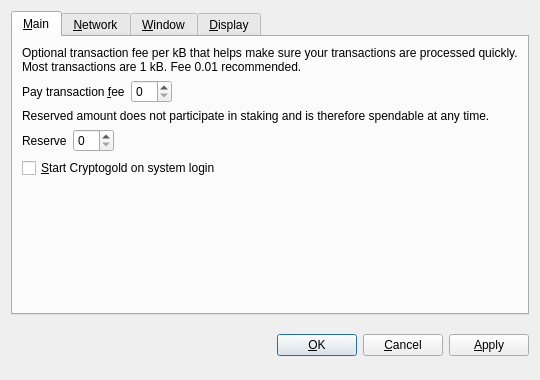
<?xml version="1.0" encoding="UTF-8"?>
<ui version="4.0">
 <class>OptionsDialog</class>
 <widget class="QDialog" name="OptionsDialog">
  <property name="geometry">
   <rect>
    <x>0</x>
    <y>0</y>
    <width>540</width>
    <height>380</height>
   </rect>
  </property>
  <property name="windowTitle">
   <string>Options</string>
  </property>
  <property name="modal">
   <bool>true</bool>
  </property>
  <layout class="QVBoxLayout" name="verticalLayout">
   <item>
    <widget class="QTabWidget" name="tabWidget">
     <property name="tabPosition">
      <enum>QTabWidget::North</enum>
     </property>
     <property name="currentIndex">
      <number>0</number>
     </property>
     <widget class="QWidget" name="tabMain">
      <attribute name="title">
       <string>&amp;Main</string>
      </attribute>
      <layout class="QVBoxLayout" name="verticalLayout_Main">
       <item>
        <widget class="QLabel" name="transactionFeeInfoLabel">
         <property name="text">
          <string>Optional transaction fee per kB that helps make sure your transactions are processed quickly. Most transactions are 1 kB. Fee 0.01 recommended.</string>
         </property>
         <property name="textFormat">
          <enum>Qt::PlainText</enum>
         </property>
         <property name="wordWrap">
          <bool>true</bool>
         </property>
        </widget>
       </item>
       <item>
        <layout class="QHBoxLayout" name="horizontalLayoutFee">
         <item>
          <widget class="QLabel" name="transactionFeeLabel">
           <property name="text">
            <string>Pay transaction &amp;fee</string>
           </property>
           <property name="textFormat">
            <enum>Qt::PlainText</enum>
           </property>
           <property name="buddy">
            <cstring>transactionFee</cstring>
           </property>
          </widget>
         </item>
         <item>
          <widget class="BitcoinAmountField" name="transactionFee"/>
         </item>
         <item>
          <spacer name="horizontalSpacerFee">
           <property name="orientation">
            <enum>Qt::Horizontal</enum>
           </property>
           <property name="sizeHint" stdset="0">
            <size>
             <width>40</width>
             <height>20</height>
            </size>
           </property>
          </spacer>
         </item>
        </layout>
       </item>
       <item>
        <widget class="QLabel" name="reserveBalanceInfoLabel">
         <property name="text">
          <string>Reserved amount does not participate in staking and is therefore spendable at any time.</string>
         </property>
         <property name="textFormat">
          <enum>Qt::PlainText</enum>
         </property>
         <property name="wordWrap">
          <bool>true</bool>
         </property>
        </widget>
       </item>
       <item>
        <layout class="QHBoxLayout" name="horizontalLayoutReserveBalance">
         <item>
          <widget class="QLabel" name="reserveBalanceLabel">
           <property name="text">
            <string>Reserve</string>
           </property>
           <property name="textFormat">
            <enum>Qt::PlainText</enum>
           </property>
           <property name="buddy">
            <cstring>reserveBalance</cstring>
           </property>
          </widget>
         </item>
         <item>
          <widget class="BitcoinAmountField" name="reserveBalance"/>
         </item>
         <item>
          <spacer name="horizontalSpacerReserveBalance">
           <property name="orientation">
            <enum>Qt::Horizontal</enum>
           </property>
           <property name="sizeHint" stdset="0">
            <size>
             <width>40</width>
             <height>20</height>
            </size>
           </property>
          </spacer>
         </item>
        </layout>
       </item>
       <item>
        <widget class="QCheckBox" name="bitcoinAtStartup">
         <property name="toolTip">
          <string>Automatically start Cryptogold after logging in to the system.</string>
         </property>
         <property name="text">
          <string>&amp;Start Cryptogold on system login</string>
         </property>
        </widget>
       </item>
       <item>
        <spacer name="verticalSpacer_Main">
         <property name="orientation">
          <enum>Qt::Vertical</enum>
         </property>
         <property name="sizeHint" stdset="0">
          <size>
           <width>20</width>
           <height>40</height>
          </size>
         </property>
        </spacer>
       </item>
      </layout>
     </widget>
     <widget class="QWidget" name="tabNetwork">
      <attribute name="title">
       <string>&amp;Network</string>
      </attribute>
      <layout class="QVBoxLayout" name="verticalLayout_Network">
       <item>
        <widget class="QCheckBox" name="mapPortUpnp">
         <property name="toolTip">
          <string>Automatically open the Cryptogold client port on the router. This only works when your router supports UPnP and it is enabled.</string>
         </property>
         <property name="text">
          <string>Map port using &amp;UPnP</string>
         </property>
        </widget>
       </item>
       <item>
        <widget class="QCheckBox" name="connectSocks">
         <property name="toolTip">
          <string>Connect to the Cryptogold network through a SOCKS proxy (e.g. when connecting through Tor).</string>
         </property>
         <property name="text">
          <string>&amp;Connect through SOCKS proxy:</string>
         </property>
        </widget>
       </item>
       <item>
        <layout class="QHBoxLayout" name="horizontalLayout_Network">
         <item>
          <widget class="QLabel" name="proxyIpLabel">
           <property name="text">
            <string>Proxy &amp;IP:</string>
           </property>
           <property name="textFormat">
            <enum>Qt::PlainText</enum>
           </property>
           <property name="buddy">
            <cstring>proxyIp</cstring>
           </property>
          </widget>
         </item>
         <item>
          <widget class="QValidatedLineEdit" name="proxyIp">
           <property name="maximumSize">
            <size>
             <width>140</width>
             <height>16777215</height>
            </size>
           </property>
           <property name="toolTip">
            <string>IP address of the proxy (e.g. 127.0.0.1)</string>
           </property>
          </widget>
         </item>
         <item>
          <widget class="QLabel" name="proxyPortLabel">
           <property name="text">
            <string>&amp;Port:</string>
           </property>
           <property name="textFormat">
            <enum>Qt::PlainText</enum>
           </property>
           <property name="buddy">
            <cstring>proxyPort</cstring>
           </property>
          </widget>
         </item>
         <item>
          <widget class="QLineEdit" name="proxyPort">
           <property name="maximumSize">
            <size>
             <width>55</width>
             <height>16777215</height>
            </size>
           </property>
           <property name="toolTip">
            <string>Port of the proxy (e.g. 9050)</string>
           </property>
          </widget>
         </item>
         <item>
          <widget class="QLabel" name="socksVersionLabel">
           <property name="text">
            <string>SOCKS &amp;Version:</string>
           </property>
           <property name="textFormat">
            <enum>Qt::PlainText</enum>
           </property>
           <property name="buddy">
            <cstring>socksVersion</cstring>
           </property>
          </widget>
         </item>
         <item>
          <widget class="QValueComboBox" name="socksVersion">
           <property name="toolTip">
            <string>SOCKS version of the proxy (e.g. 5)</string>
           </property>
          </widget>
         </item>
         <item>
          <spacer name="horizontalSpacer_Network">
           <property name="orientation">
            <enum>Qt::Horizontal</enum>
           </property>
           <property name="sizeHint" stdset="0">
            <size>
             <width>40</width>
             <height>20</height>
            </size>
           </property>
          </spacer>
         </item>
        </layout>
       </item>
       <item>
        <spacer name="verticalSpacer_Network">
         <property name="orientation">
          <enum>Qt::Vertical</enum>
         </property>
         <property name="sizeHint" stdset="0">
          <size>
           <width>20</width>
           <height>40</height>
          </size>
         </property>
        </spacer>
       </item>
      </layout>
     </widget>
     <widget class="QWidget" name="tabWindow">
      <attribute name="title">
       <string>&amp;Window</string>
      </attribute>
      <layout class="QVBoxLayout" name="verticalLayout_Window">
       <item>
        <widget class="QCheckBox" name="minimizeToTray">
         <property name="toolTip">
          <string>Show only a tray icon after minimizing the window.</string>
         </property>
         <property name="text">
          <string>&amp;Minimize to the tray instead of the taskbar</string>
         </property>
        </widget>
       </item>
       <item>
        <widget class="QCheckBox" name="minimizeOnClose">
         <property name="toolTip">
          <string>Minimize instead of exit the application when the window is closed. When this option is enabled, the application will be closed only after selecting Quit in the menu.</string>
         </property>
         <property name="text">
          <string>M&amp;inimize on close</string>
         </property>
        </widget>
       </item>
       <item>
        <spacer name="verticalSpacer_Window">
         <property name="orientation">
          <enum>Qt::Vertical</enum>
         </property>
         <property name="sizeHint" stdset="0">
          <size>
           <width>20</width>
           <height>40</height>
          </size>
         </property>
        </spacer>
       </item>
      </layout>
     </widget>
     <widget class="QWidget" name="tabDisplay">
      <attribute name="title">
       <string>&amp;Display</string>
      </attribute>
      <layout class="QVBoxLayout" name="verticalLayout_Display">
       <item>
        <layout class="QHBoxLayout" name="horizontalLayout_1_Display">
         <item>
          <widget class="QLabel" name="langLabel">
           <property name="text">
            <string>User Interface &amp;language:</string>
           </property>
           <property name="textFormat">
            <enum>Qt::PlainText</enum>
           </property>
           <property name="buddy">
            <cstring>lang</cstring>
           </property>
          </widget>
         </item>
         <item>
          <widget class="QValueComboBox" name="lang">
           <property name="toolTip">
            <string>The user interface language can be set here. This setting will take effect after restarting Cryptogold.</string>
           </property>
          </widget>
         </item>
        </layout>
       </item>
       <item>
        <layout class="QHBoxLayout" name="horizontalLayout_2_Display">
         <item>
          <widget class="QLabel" name="unitLabel">
           <property name="text">
            <string>&amp;Unit to show amounts in:</string>
           </property>
           <property name="textFormat">
            <enum>Qt::PlainText</enum>
           </property>
           <property name="buddy">
            <cstring>unit</cstring>
           </property>
          </widget>
         </item>
         <item>
          <widget class="QValueComboBox" name="unit">
           <property name="toolTip">
            <string>Choose the default subdivision unit to show in the interface and when sending coins.</string>
           </property>
          </widget>
         </item>
        </layout>
       </item>
       <item>
        <widget class="QCheckBox" name="displayAddresses">
         <property name="toolTip">
          <string>Whether to show Cryptogold addresses in the transaction list or not.</string>
         </property>
         <property name="text">
          <string>&amp;Display addresses in transaction list</string>
         </property>
        </widget>
       </item>
       <item>
        <widget class="QCheckBox" name="coinControlFeatures">
         <property name="toolTip">
          <string>Whether to show coin control features or not.</string>
         </property>
         <property name="text">
          <string>Display coin &amp;control features (experts only!)</string>
         </property>
        </widget>
       </item>
       <item>
        <spacer name="verticalSpacer_Display">
         <property name="orientation">
          <enum>Qt::Vertical</enum>
         </property>
         <property name="sizeHint" stdset="0">
          <size>
           <width>20</width>
           <height>40</height>
          </size>
         </property>
        </spacer>
       </item>
      </layout>
     </widget>
    </widget>
   </item>
   <item>
    <layout class="QHBoxLayout" name="horizontalLayout_Buttons">
     <item>
      <spacer name="horizontalSpacer_1">
       <property name="orientation">
        <enum>Qt::Horizontal</enum>
       </property>
       <property name="sizeHint" stdset="0">
        <size>
         <width>40</width>
         <height>48</height>
        </size>
       </property>
      </spacer>
     </item>
     <item>
      <widget class="QLabel" name="statusLabel">
       <property name="font">
        <font>
         <weight>75</weight>
         <bold>true</bold>
        </font>
       </property>
       <property name="text">
        <string/>
       </property>
       <property name="textFormat">
        <enum>Qt::PlainText</enum>
       </property>
       <property name="wordWrap">
        <bool>true</bool>
       </property>
      </widget>
     </item>
     <item>
      <spacer name="horizontalSpacer_2">
       <property name="orientation">
        <enum>Qt::Horizontal</enum>
       </property>
       <property name="sizeHint" stdset="0">
        <size>
         <width>40</width>
         <height>48</height>
        </size>
       </property>
      </spacer>
     </item>
     <item>
      <widget class="QPushButton" name="okButton">
       <property name="text">
        <string>&amp;OK</string>
       </property>
      </widget>
     </item>
     <item>
      <widget class="QPushButton" name="cancelButton">
       <property name="text">
        <string>&amp;Cancel</string>
       </property>
       <property name="autoDefault">
        <bool>false</bool>
       </property>
      </widget>
     </item>
     <item>
      <widget class="QPushButton" name="applyButton">
       <property name="text">
        <string>&amp;Apply</string>
       </property>
       <property name="autoDefault">
        <bool>false</bool>
       </property>
      </widget>
     </item>
    </layout>
   </item>
  </layout>
 </widget>
 <customwidgets>
  <customwidget>
   <class>BitcoinAmountField</class>
   <extends>QSpinBox</extends>
   <header>bitcoinamountfield.h</header>
  </customwidget>
  <customwidget>
   <class>QValueComboBox</class>
   <extends>QComboBox</extends>
   <header>qvaluecombobox.h</header>
  </customwidget>
  <customwidget>
   <class>QValidatedLineEdit</class>
   <extends>QLineEdit</extends>
   <header>qvalidatedlineedit.h</header>
  </customwidget>
 </customwidgets>
 <resources/>
 <connections/>
</ui>
